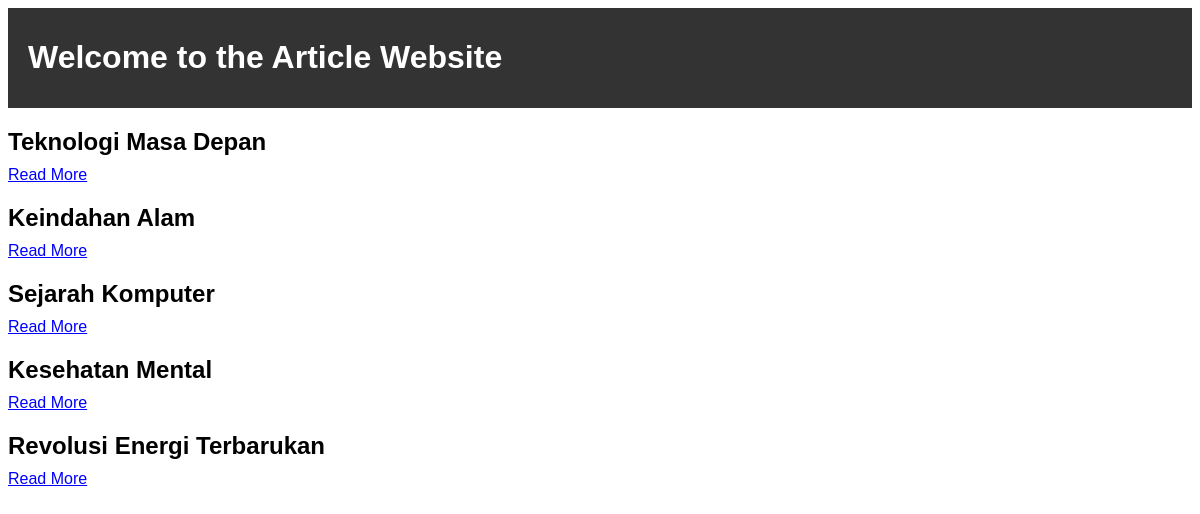
The page / on the database its author committed.
### tables this page shows
CREATE TABLE `articles` (
  `id` int(11) NOT NULL,
  `title` varchar(200) DEFAULT NULL,
  `content` text DEFAULT NULL,
  `author` varchar(50) DEFAULT NULL,
  `publish_date` date DEFAULT NULL,
  `image_url` varchar(255) DEFAULT NULL
);

### index.php (the view, shortened to what this page needs)
<?php
include('koneksi.php');
$query = mysqli_query($conn, "SELECT * FROM articles");
?>
<!DOCTYPE html>
<html lang="en">
<head>
    <link rel="stylesheet" href="style.css">
</head>
<body>
    <header>
        <h1>Welcome to the Article Website</h1>
    </header>
    <main>
        <?php while ($row = mysqli_fetch_array($query)) { ?>
            <div class="article-summary">
                <h2><?php echo $row['title']; ?></h2>
                <a href="article_detail.php?id=<?php echo $row['id']; ?>">Read More</a>
            </div>
        <?php } ?>
    </main>
</body>
</html>

### style.css (style rules this page uses)
body { font-family: Arial, sans-serif; }
header { display: flex; justify-content: space-between; align-items: center; padding: 10px 20px; background-color: #333; color: #fff; }
.article-summary { margin: 20px 0; }
.article-summary h2 { margin-bottom: 10px; }
.article-summary a { color: blue; text-decoration: underline; }

### rows shown on the page
articles: title "Teknologi Masa Depan"
articles: title "Keindahan Alam"
articles: title "Sejarah Komputer"
articles: title "Kesehatan Mental"
articles: title "Revolusi Energi Terbarukan"
